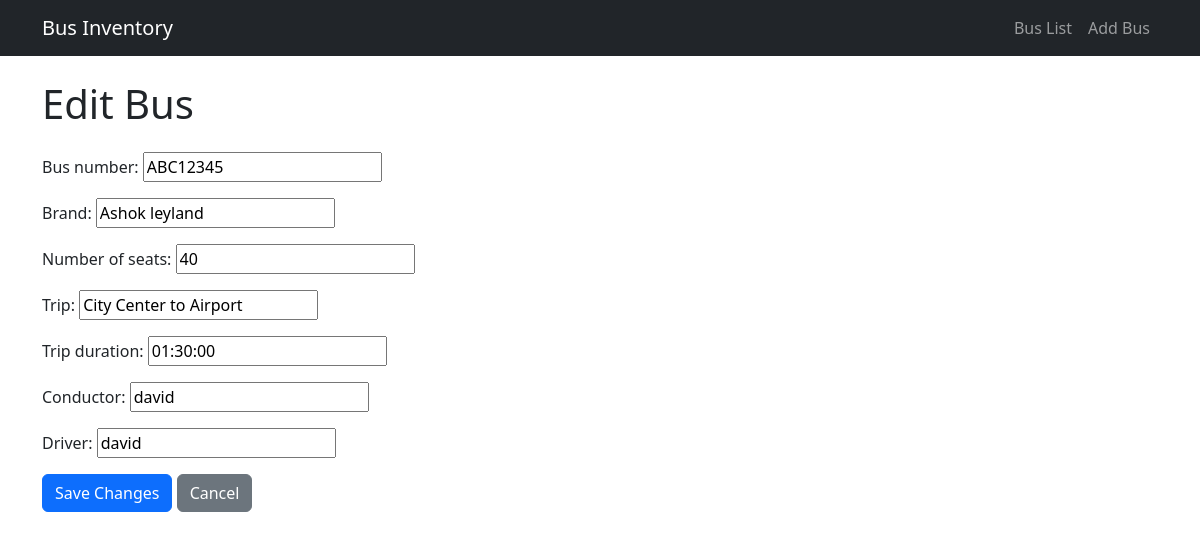
Screenshot of /api/edit-bus/4/ with the database file from the repository.
### Feature/models.py (models this page shows, shortened)
class Bus(models.Model):
    bus_number = models.CharField(max_length=20, unique=True)
    brand = models.CharField(max_length=50)
    number_of_seats = models.IntegerField()
    trip = models.CharField(max_length=100)
    trip_duration = models.DurationField()
    conductor = models.CharField(max_length=50)
    driver = models.CharField(max_length=50)

### Feature/views.py (the view)
# urls.py: path('edit-bus/<int:pk>/', views.edit_bus, name='edit-bus'),  # Edit bus
def edit_bus(request, pk):
    bus = get_object_or_404(Bus, pk=pk)  # Fetch the bus by its primary key
    if request.method == 'POST':
        form = BusForm(request.POST, instance=bus)
        if form.is_valid():
            form.save()
            return redirect('bus-list')  # Redirect to the bus list page
    else:
        form = BusForm(instance=bus)
    return render(request, 'edit_bus.html', {'form': form})

### Feature/forms.py
class BusForm(forms.ModelForm):
    class Meta:
        model = Bus
        fields = ['bus_number', 'brand', 'number_of_seats', 'trip', 'trip_duration', 'conductor', 'driver']

### templates/edit_bus.html (shortened to what this page needs)
{% extends 'base.html' %}
{% block content %}
<h1 class="mb-4">Edit Bus</h1>
<form method="post">
    {{ form.as_p }}
    <button type="submit" class="btn btn-primary">Save Changes</button>
    <a href="{% url 'bus-list' %}" class="btn btn-secondary">Cancel</a>
</form>
{% endblock %}

### rows the page displays
Bus: bus_number "ABC12345", brand "Ashok leyland", number_of_seats "40", trip "City Center to Airport", trip_duration "01:30:00", conductor "david", driver "david"
